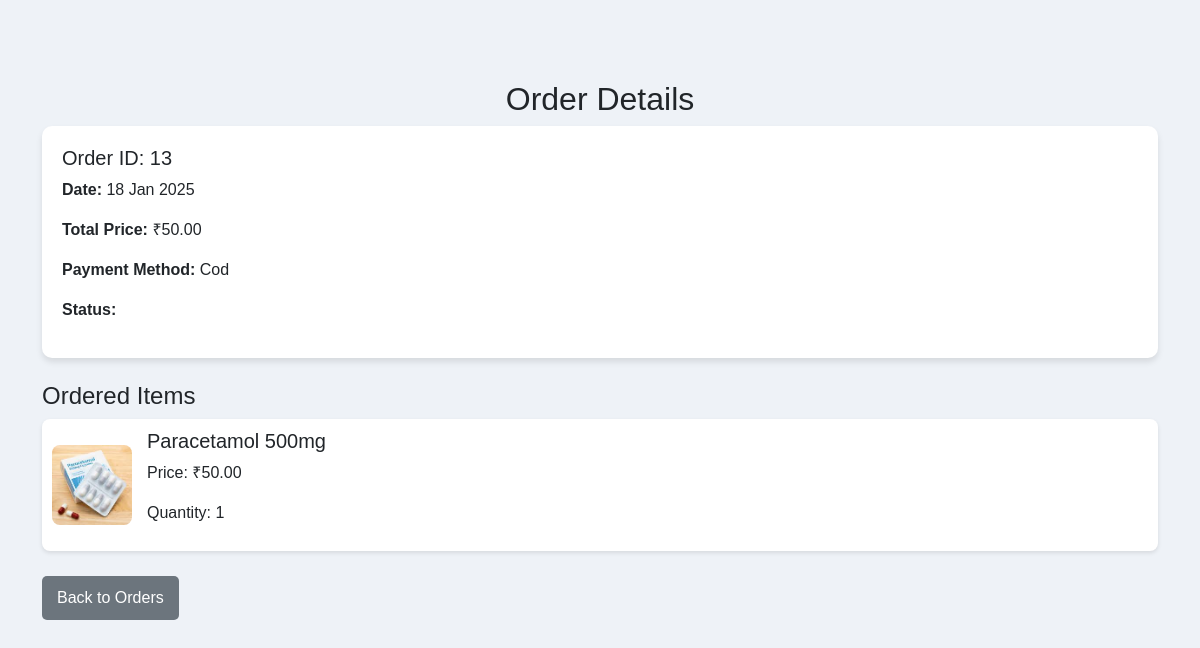
Screenshot of /Medico/order_details.php?order_id=13 (signed in) with the database file from the repository.
### tables this page shows
CREATE TABLE IF NOT EXISTS `orders` (
  `order_id` int NOT NULL AUTO_INCREMENT,
  `user_id` int NOT NULL,
  `full_name` varchar(255) NOT NULL,
  `email` varchar(255) NOT NULL,
  `phone` varchar(20) NOT NULL,
  `address` text NOT NULL,
  `total_price` decimal(10,2) NOT NULL,
  `payment_method` enum('cod','paypal','stripe','razorpay') NOT NULL DEFAULT 'cod',
  `payment_status` enum('pending','paid','failed') NOT NULL DEFAULT 'pending',
  `order_date` datetime DEFAULT CURRENT_TIMESTAMP,
  `order_status` enum('pending','processing','shipped','delivered','cancelled') NOT NULL,
  `payment_id` int DEFAULT NULL,
  `expense_amount` decimal(10,2) DEFAULT '0.00',
  PRIMARY KEY (`order_id`),
  KEY `payment_id` (`payment_id`)
);

CREATE TABLE IF NOT EXISTS `order_items` (
  `order_item_id` int NOT NULL AUTO_INCREMENT,
  `order_id` int NOT NULL,
  `product_id` int NOT NULL,
  `quantity` int NOT NULL,
  `price` decimal(10,2) NOT NULL,
  PRIMARY KEY (`order_item_id`),
  KEY `order_id` (`order_id`)
);

CREATE TABLE IF NOT EXISTS `products` (
  `product_id` int NOT NULL AUTO_INCREMENT,
  `product_title` varchar(255) DEFAULT NULL,
  `product_description` text,
  `category_id` int NOT NULL,
  `medicine_type` varchar(100) NOT NULL,
  `dosage_info` varchar(100) NOT NULL,
  `prescription_required` enum('Yes','No') NOT NULL,
  `manufacturer` varchar(255) NOT NULL,
  `storage_instructions` text NOT NULL,
  `side_effects` text,
  `discount_price` decimal(10,2) DEFAULT NULL,
  `expiry_date` date NOT NULL,
  `stock_quantity` int NOT NULL,
  `product_image1` varchar(255) DEFAULT NULL,
  `created_at` timestamp NULL DEFAULT CURRENT_TIMESTAMP,
  `product_name` varchar(255) NOT NULL,
  `description` text NOT NULL,
  `product_keywords` varchar(255) DEFAULT NULL,
  `price` decimal(10,2) NOT NULL DEFAULT '0.00',
  PRIMARY KEY (`product_id`)
);

### Medico/order_details.php (the view, shortened to what this page needs)
<?php
include('../includes/db.php');
$user_id = $_SESSION['user_id'];
$order_id = intval($_GET['order_id']);
$order_query = "SELECT order_id, order_date, total_price, payment_method, order_status FROM orders WHERE user_id = ? AND order_id = ?";
$stmt = $conn->prepare($order_query);
$stmt->bind_param("ii", $user_id, $order_id);
$stmt->execute();
$order_result = $stmt->get_result();
$order = $order_result->fetch_assoc();
$item_query = "SELECT oi.product_id, oi.quantity, oi.price, p.product_title, p.product_image1
               FROM order_items oi
               JOIN products p ON oi.product_id = p.product_id
               WHERE oi.order_id = ?";
$stmt = $conn->prepare($item_query);
$stmt->bind_param("i", $order_id);
$stmt->execute();
$items_result = $stmt->get_result();
?>
<!DOCTYPE html>
<html lang="en">
<head>
    <link href="https://cdn.jsdelivr.net/npm/bootstrap@5.3.3/dist/css/bootstrap.min.css" rel="stylesheet">
</head>
<body>
<div class="container">
    <h2 class="text-center">Order Details</h2>
    <div class="order-summary">
        <h5>Order ID: <?php echo $order['order_id']; ?></h5>
        <p><strong>Date:</strong> <?php echo date("d M Y", strtotime($order['order_date'])); ?></p>
        <p><strong>Total Price:</strong> ₹<?php echo number_format($order['total_price'], 2); ?></p>
        <p><strong>Payment Method:</strong> <?php echo ucfirst($order['payment_method']); ?></p>
        <p>
            <strong>Status:</strong>
            <?php
                $status_class = "";
                switch ($order['order_status']) {
                    default: $status_class = '';
                }
            ?>
            <span class="status <?php echo $status_class; ?>"><?php echo ucfirst($order['order_status']); ?></span>
        </p>
    </div>
    <h4 class="mt-4">Ordered Items</h4>
    <?php if ($items_result->num_rows > 0) { ?>
        <?php while ($item = $items_result->fetch_assoc()) { ?>
            <div class="product-card">
                <img src="../uploads/<?php echo $item['product_image1']; ?>" alt="<?php echo $item['product_title']; ?>">
                <div>
                    <h5><?php echo $item['product_title']; ?></h5>
                    <p>Price: ₹<?php echo number_format($item['price'], 2); ?></p>
                    <p>Quantity: <?php echo $item['quantity']; ?></p>
                </div>
            </div>
        <?php } ?>
    <?php } else { ?>
        <p class="text-center text-danger">No items found for this order.</p>
    <?php } ?>
    <a href="my_orders.php" class="back-btn">Back to Orders</a>
</div>
</body>
</html>

### Medico/order_details.php (style rules this page uses)
body { background-color: #eef2f7; font-family: 'Poppins', sans-serif; }
.container { margin-top: 80px; }
.order-summary { background: white; padding: 20px; border-radius: 10px; box-shadow: 0 4px 6px rgba(0, 0, 0, 0.1); }
.status { padding: 5px 10px; border-radius: 5px; font-weight: bold; }
.product-card { display: flex; align-items: center; background: white; padding: 10px; margin-bottom: 10px; border-radius: 8px; box-shadow: 0 2px 4px rgba(0, 0, 0, 0.1); }
.product-card img { width: 80px; height: 80px; border-radius: 8px; object-fit: cover; margin-right: 15px; }
.back-btn { display: inline-block; margin-top: 15px; padding: 10px 15px; background: #6c757d; color: white; text-decoration: none; border-radius: 5px; }

### rows the page displays
orders: order_id "13", order_date "18 Jan 2025", total_price "50.00", payment_method "Cod"
order_items: product.product_image1 (picture), product.product_title "Paracetamol 500mg", price "50.00", quantity "1"
